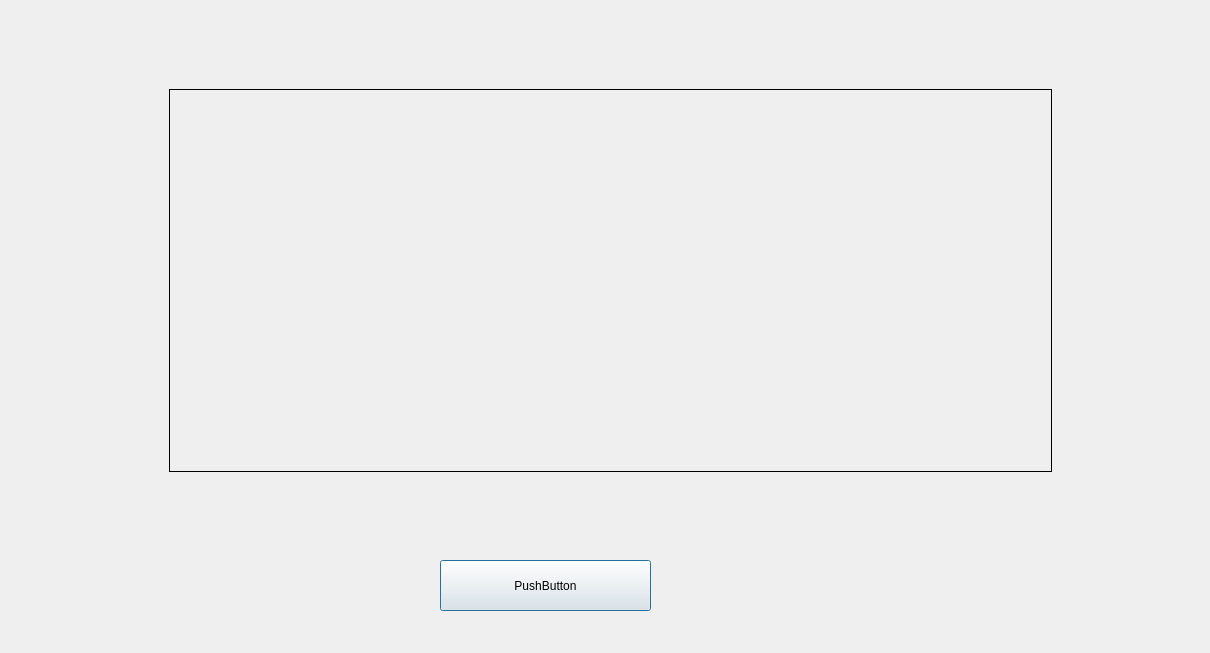
<?xml version="1.0" encoding="UTF-8"?>
<ui version="4.0">
 <class>camera</class>
 <widget class="QDialog" name="camera">
  <property name="geometry">
   <rect>
    <x>0</x>
    <y>0</y>
    <width>1210</width>
    <height>653</height>
   </rect>
  </property>
  <property name="windowTitle">
   <string>Dialog</string>
  </property>
  <widget class="QPushButton" name="takeImageButton">
   <property name="geometry">
    <rect>
     <x>440</x>
     <y>560</y>
     <width>211</width>
     <height>51</height>
    </rect>
   </property>
   <property name="text">
    <string>PushButton</string>
   </property>
  </widget>
  <widget class="QStackedWidget" name="stackedWidget">
   <property name="geometry">
    <rect>
     <x>160</x>
     <y>80</y>
     <width>901</width>
     <height>401</height>
    </rect>
   </property>
   <property name="sizePolicy">
    <sizepolicy hsizetype="Preferred" vsizetype="Preferred">
     <horstretch>1</horstretch>
     <verstretch>0</verstretch>
    </sizepolicy>
   </property>
   <property name="palette">
    <palette>
     <active>
      <colorrole role="Base">
       <brush brushstyle="SolidPattern">
        <color alpha="255">
         <red>255</red>
         <green>255</green>
         <blue>255</blue>
        </color>
       </brush>
      </colorrole>
      <colorrole role="Window">
       <brush brushstyle="SolidPattern">
        <color alpha="255">
         <red>145</red>
         <green>145</green>
         <blue>145</blue>
        </color>
       </brush>
      </colorrole>
     </active>
     <inactive>
      <colorrole role="Base">
       <brush brushstyle="SolidPattern">
        <color alpha="255">
         <red>255</red>
         <green>255</green>
         <blue>255</blue>
        </color>
       </brush>
      </colorrole>
      <colorrole role="Window">
       <brush brushstyle="SolidPattern">
        <color alpha="255">
         <red>145</red>
         <green>145</green>
         <blue>145</blue>
        </color>
       </brush>
      </colorrole>
     </inactive>
     <disabled>
      <colorrole role="Base">
       <brush brushstyle="SolidPattern">
        <color alpha="255">
         <red>145</red>
         <green>145</green>
         <blue>145</blue>
        </color>
       </brush>
      </colorrole>
      <colorrole role="Window">
       <brush brushstyle="SolidPattern">
        <color alpha="255">
         <red>145</red>
         <green>145</green>
         <blue>145</blue>
        </color>
       </brush>
      </colorrole>
     </disabled>
    </palette>
   </property>
   <property name="currentIndex">
    <number>1</number>
   </property>
   <widget class="QWidget" name="viewfinderPage">
    <layout class="QGridLayout" name="gridLayout_5">
     <item row="0" column="0">
      <widget class="QCameraViewfinder" name="viewfinder" native="true">
       <widget class="QCameraViewfinder" name="viewfinder_2" native="true">
        <property name="geometry">
         <rect>
          <x>0</x>
          <y>0</y>
          <width>883</width>
          <height>383</height>
         </rect>
        </property>
       </widget>
      </widget>
     </item>
    </layout>
   </widget>
   <widget class="QWidget" name="previewPage">
    <layout class="QGridLayout" name="gridLayout_4">
     <item row="0" column="0">
      <widget class="QLabel" name="lastImagePreviewLabel">
       <property name="sizePolicy">
        <sizepolicy hsizetype="Preferred" vsizetype="MinimumExpanding">
         <horstretch>0</horstretch>
         <verstretch>0</verstretch>
        </sizepolicy>
       </property>
       <property name="frameShape">
        <enum>QFrame::Box</enum>
       </property>
       <property name="text">
        <string/>
       </property>
      </widget>
     </item>
    </layout>
   </widget>
  </widget>
 </widget>
 <customwidgets>
  <customwidget>
   <class>QCameraViewfinder</class>
   <extends>QWidget</extends>
   <header>qcameraviewfinder.h</header>
   <container>1</container>
  </customwidget>
 </customwidgets>
 <resources/>
 <connections/>
</ui>
